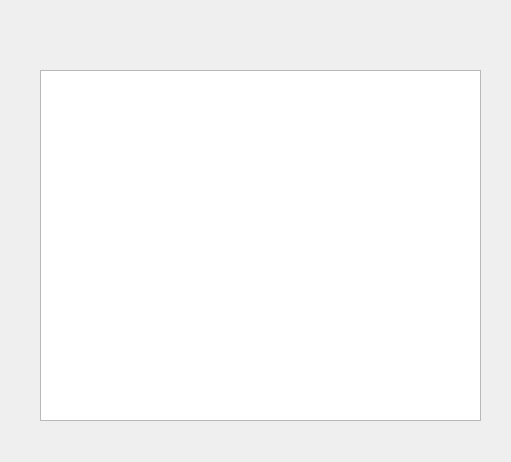
<?xml version="1.0" encoding="UTF-8"?>
<ui version="4.0">
 <class>Form</class>
 <widget class="QWidget" name="Form">
  <property name="geometry">
   <rect>
    <x>0</x>
    <y>0</y>
    <width>511</width>
    <height>462</height>
   </rect>
  </property>
  <property name="windowTitle">
   <string>Form</string>
  </property>
  <widget class="QGraphicsView" name="graphicsView">
   <property name="geometry">
    <rect>
     <x>40</x>
     <y>70</y>
     <width>441</width>
     <height>351</height>
    </rect>
   </property>
  </widget>
 </widget>
 <resources/>
 <connections/>
</ui>
